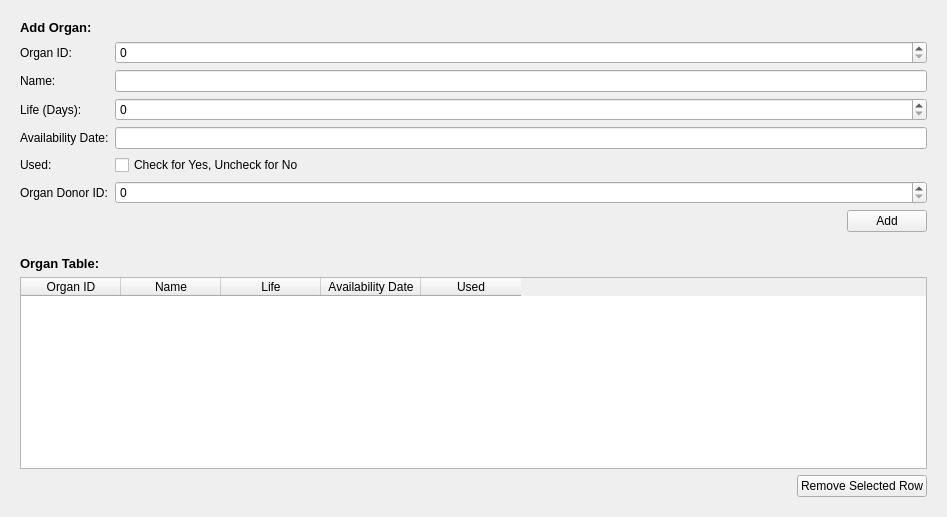
          <widget class="QWidget" name="organ_tab">
           <attribute name="title">
            <string>Organ</string>
           </attribute>
           <layout class="QGridLayout" name="gridLayout_50">
            <item row="0" column="0">
             <widget class="QWidget" name="add_organ_widget" native="true">
              <layout class="QGridLayout" name="gridLayout_47">
               <item row="3" column="0">
                <widget class="QLabel" name="organ_life_lbl">
                 <property name="text">
                  <string>Life (Days):</string>
                 </property>
                </widget>
               </item>
               <item row="1" column="1">
                <widget class="QSpinBox" name="organ_id_spin_box">
                 <property name="maximum">
                  <number>2147483647</number>
                 </property>
                </widget>
               </item>
               <item row="3" column="1">
                <widget class="QSpinBox" name="organ_life_spin_box">
                 <property name="maximum">
                  <number>2147483647</number>
                 </property>
                </widget>
               </item>
               <item row="5" column="1">
                <widget class="QCheckBox" name="organ_used_check_box">
                 <property name="text">
                  <string>Check for Yes, Uncheck for No</string>
                 </property>
                </widget>
               </item>
               <item row="2" column="0">
                <widget class="QLabel" name="organ_name_lbl">
                 <property name="text">
                  <string>Name:</string>
                 </property>
                </widget>
               </item>
               <item row="2" column="1">
                <widget class="QLineEdit" name="organ_name_line_edit"/>
               </item>
               <item row="7" column="1">
                <widget class="QWidget" name="widget_8" native="true">
                 <layout class="QGridLayout" name="gridLayout_48">
                  <property name="leftMargin">
                   <number>0</number>
                  </property>
                  <property name="topMargin">
                   <number>0</number>
                  </property>
                  <property name="rightMargin">
                   <number>0</number>
                  </property>
                  <property name="bottomMargin">
                   <number>0</number>
                  </property>
                  <item row="0" column="1">
                   <widget class="QPushButton" name="add_organ_push_btn">
                    <property name="text">
                     <string>Add</string>
                    </property>
                   </widget>
                  </item>
                  <item row="0" column="0">
                   <spacer name="horizontalSpacer_15">
                    <property name="orientation">
                     <enum>Qt::Horizontal</enum>
                    </property>
                    <property name="sizeHint" stdset="0">
                     <size>
                      <width>40</width>
                      <height>20</height>
                     </size>
                    </property>
                   </spacer>
                  </item>
                 </layout>
                </widget>
               </item>
               <item row="1" column="0">
                <widget class="QLabel" name="organ_id_lbl">
                 <property name="text">
                  <string>Organ ID:</string>
                 </property>
                </widget>
               </item>
               <item row="4" column="0">
                <widget class="QLabel" name="organ_availability_date_lbl">
                 <property name="text">
                  <string>Availability Date:</string>
                 </property>
                </widget>
               </item>
               <item row="0" column="0" colspan="2">
                <widget class="QLabel" name="add_patient_lbl_2">
                 <property name="font">
                  <font>
                   <pointsize>10</pointsize>
                   <weight>75</weight>
                   <bold>true</bold>
                  </font>
                 </property>
                 <property name="text">
                  <string>Add Organ:</string>
                 </property>
                </widget>
               </item>
               <item row="5" column="0">
                <widget class="QLabel" name="organ_used_lbl">
                 <property name="text">
                  <string>Used:</string>
                 </property>
                </widget>
               </item>
               <item row="4" column="1">
                <widget class="QLineEdit" name="organ_availability_date_line_edit"/>
               </item>
               <item row="6" column="0">
                <widget class="QLabel" name="organ_organ_donor_id_lbl">
                 <property name="text">
                  <string>Organ Donor ID:</string>
                 </property>
                </widget>
               </item>
               <item row="6" column="1">
                <widget class="QSpinBox" name="organ_organ_donor_id_spin_box">
                 <property name="maximum">
                  <number>2147483647</number>
                 </property>
                </widget>
               </item>
              </layout>
             </widget>
            </item>
            <item row="1" column="0">
             <widget class="QWidget" name="organ_table_widget" native="true">
              <layout class="QGridLayout" name="gridLayout_49">
               <property name="leftMargin">
                <number>9</number>
               </property>
               <property name="topMargin">
                <number>9</number>
               </property>
               <property name="rightMargin">
                <number>9</number>
               </property>
               <property name="bottomMargin">
                <number>9</number>
               </property>
               <item row="2" column="0">
                <spacer name="horizontalSpacer_16">
                 <property name="orientation">
                  <enum>Qt::Horizontal</enum>
                 </property>
                 <property name="sizeHint" stdset="0">
                  <size>
                   <width>771</width>
                   <height>20</height>
                  </size>
                 </property>
                </spacer>
               </item>
               <item row="0" column="0">
                <widget class="QLabel" name="organ_table_lbl">
                 <property name="font">
                  <font>
                   <pointsize>10</pointsize>
                   <weight>75</weight>
                   <bold>true</bold>
                  </font>
                 </property>
                 <property name="text">
                  <string>Organ Table:</string>
                 </property>
                </widget>
               </item>
               <item row="2" column="1">
                <widget class="QPushButton" name="remove_organ_push_btn">
                 <property name="text">
                  <string>Remove Selected Row</string>
                 </property>
                </widget>
               </item>
               <item row="1" column="0" colspan="2">
                <widget class="QTableWidget" name="organ_table">
                 <property name="editTriggers">
                  <set>QAbstractItemView::NoEditTriggers</set>
                 </property>
                 <property name="selectionMode">
                  <enum>QAbstractItemView::SingleSelection</enum>
                 </property>
                 <property name="selectionBehavior">
                  <enum>QAbstractItemView::SelectRows</enum>
                 </property>
                 <column>
                  <property name="text">
                   <string>Organ ID</string>
                  </property>
                 </column>
                 <column>
                  <property name="text">
                   <string>Name</string>
                  </property>
                 </column>
                 <column>
                  <property name="text">
                   <string>Life</string>
                  </property>
                 </column>
                 <column>
                  <property name="text">
                   <string>Availability Date</string>
                  </property>
                 </column>
                 <column>
                  <property name="text">
                   <string>Used</string>
                  </property>
                 </column>
                </widget>
               </item>
              </layout>
             </widget>
            </item>
           </layout>
          </widget>
